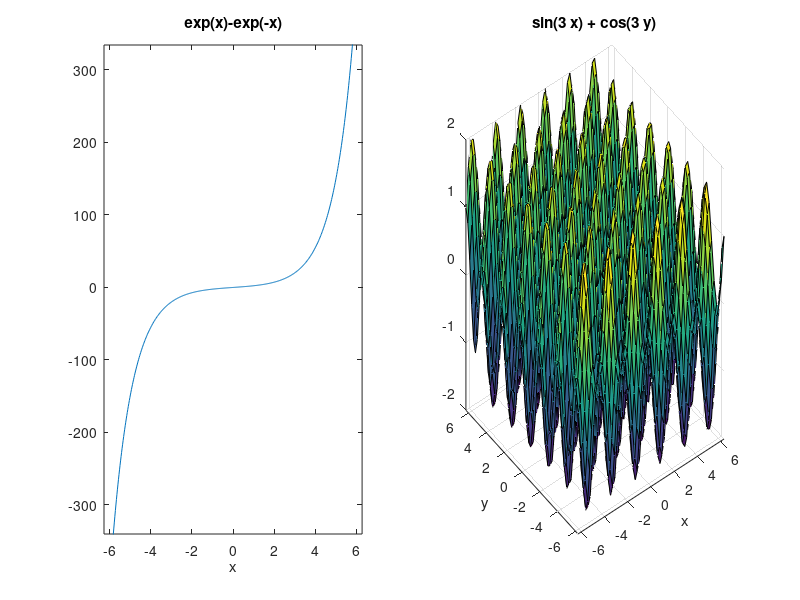

This chart was generated by the following MATLAB code:
%Exercise02_MatlabBasics_02
clear
clc
subplot(1,2,1)
ezplot('exp(x)-exp(-x)')

subplot(1,2,2)
ezsurf('sin(3*x) + cos(3*y)')

% Initialize the values of first and second
first = 1.23;
second = 1.24;

% Assign first to x
x = first;

% Assign value of second to first
first = second;

%Assig value of x to first
second = x;

fprintf('Value of first is now = %f \n', first);
fprintf('Value of second is now = %f \n', second);
